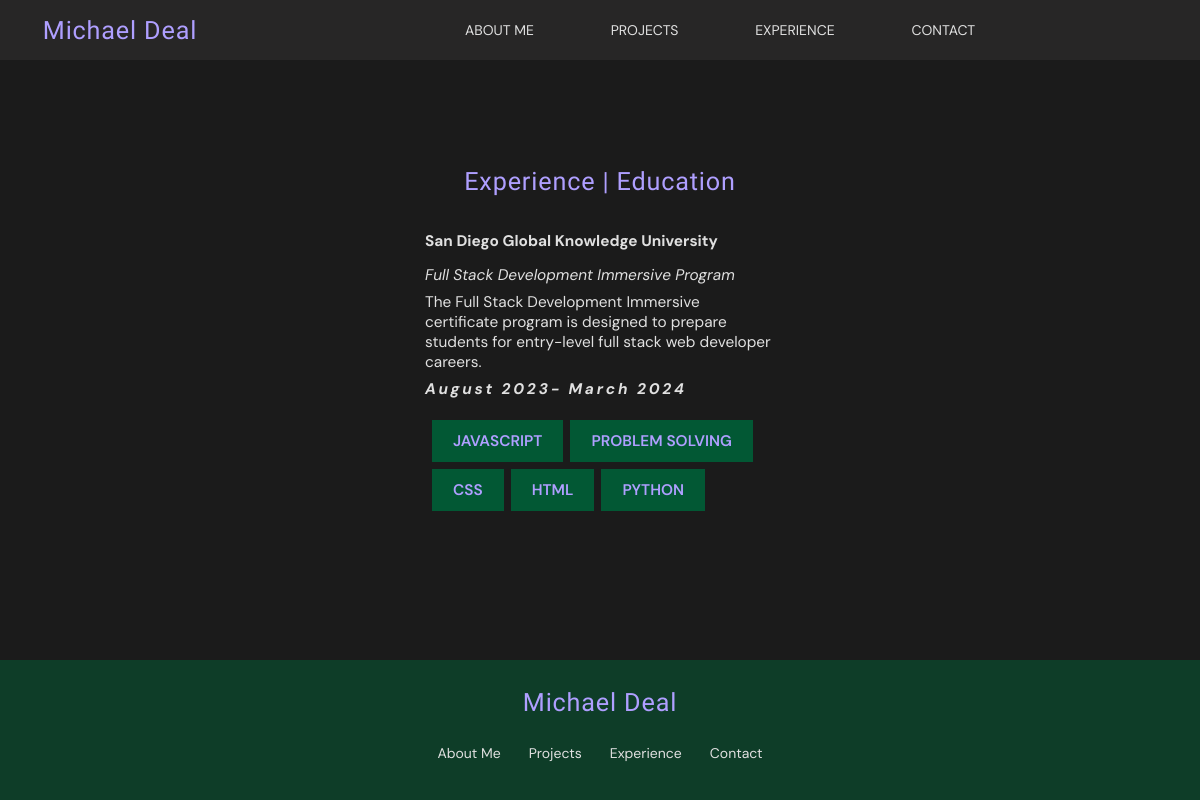
/content/experience_list/, run on an earlier commit of the app's database.
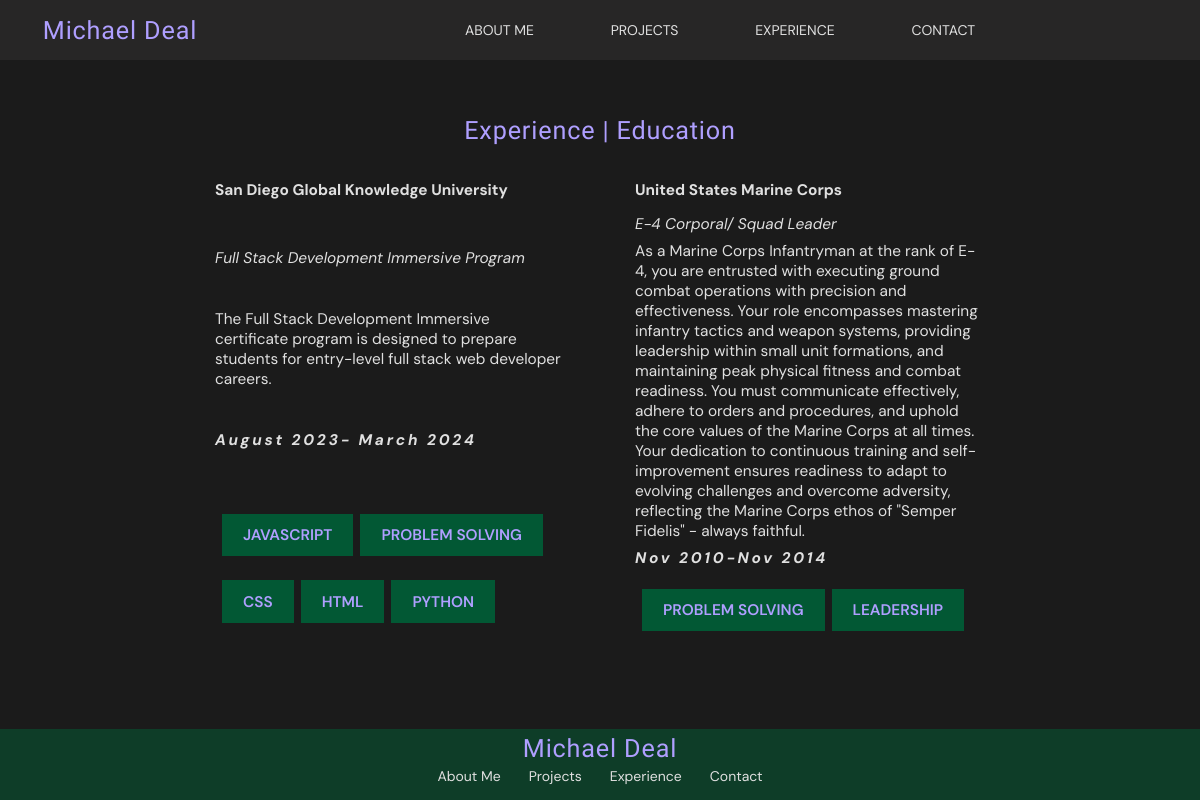
And on a later commit of the database.
### content/models.py (models this page shows, shortened)
class Experience(models.Model):
    entity = models.CharField(max_length=100)
    title = models.CharField(max_length=225)
    description = models.TextField()
    period = models.CharField(max_length=50)
    skill = models.ManyToManyField(Skill)

class Skill(models.Model):
    name = models.CharField(max_length=100)

### content/views.py (the view)
# urls.py: path('experience_list/', views.experience_list, name='experience_list'),
def experience_list(request):
    experience = Experience.objects.all()
    return render(request, 'experience/experience_list.html', {
        'experience': experience
    })

### templates/experience/experience_list.html (shortened to what this page needs)
{% extends 'base.html' %}
{% load static %}
{% block content %}
<section class="experience-section center-column">
  <h2>Experience | Education</h2>
  <div class="experience-list">
    {% for experience in experience %}
    <div class="experience-card">
      <p>{{ experience.entity }}</p>
      <p>{{ experience.title }}</p>
      <p>{{ experience.description }}</p>
      <p>{{ experience.period }}</p>
      <div class="skills-container center">
        {% for skill in experience.skill.all %}
        <label>{{ skill.name }}</label>
        {% endfor %}
      </div>
    </div>
    {% endfor %}
  </div>
</section>
{% endblock content %}

What changed in the data, as far as the page shows it:
added Experience: entity "United States Marine Corps", title "E-4 Corporal/ Squad Leader", description "As a Marine Corps Infantryman at the rank of E-4, you are entrusted with executing ground combat operations with precision and effectiveness. Your role encompasses mastering infantry tactics and weapon systems, providing leadership within small unit formations, and maintaining peak physical fitness and combat readiness. You must communicate effectively, adhere to orders and procedures, and uphold the core values of the Marine Corps at all times. Your dedication to continuous training and self-improvement ensures readiness to adapt to evolving challenges and overcome adversity, reflecting the Marine Corps ethos of \"Semper Fidelis\" - always faithful.", period "Nov 2010-Nov 2014", Skill (name "PROBLEM SOLVING")
added Skill: name "LEADERSHIP", shown under "United States Marine Corps"
